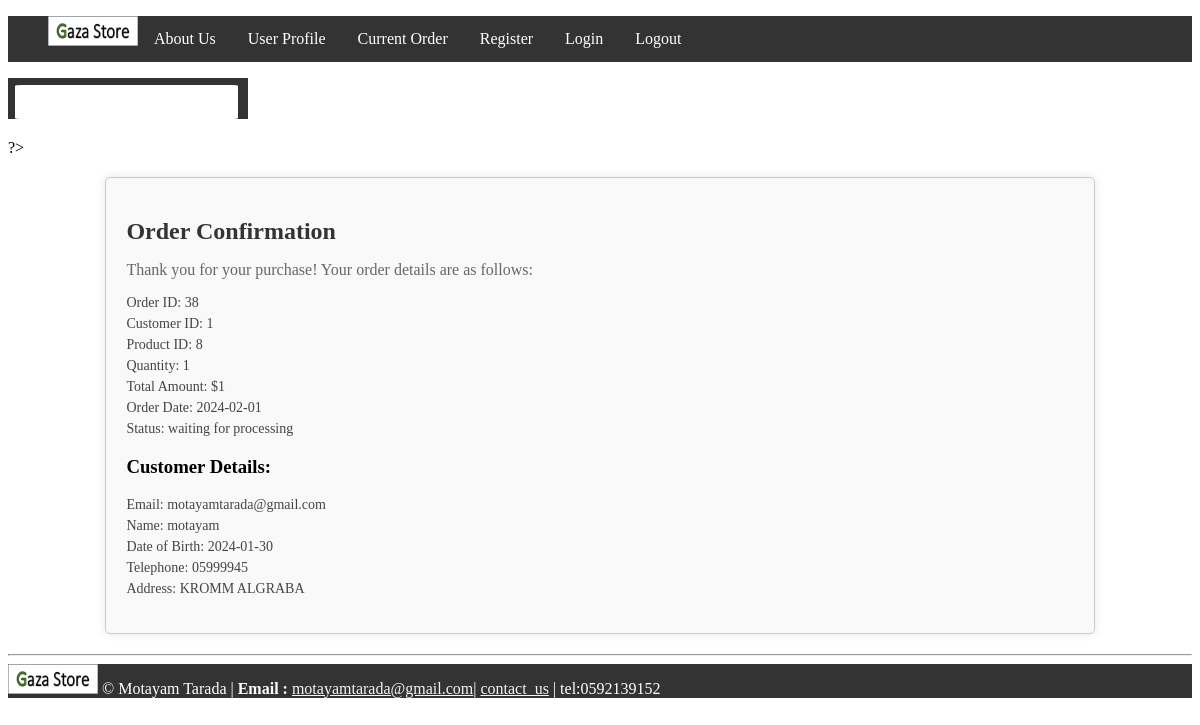
The app's page /OrderDetalisEmp.php?id=38 with its own data.
### tables this page shows
CREATE TABLE `order` (
  `Order Id` int NOT NULL AUTO_INCREMENT,
  `Customer Id` int NOT NULL,
  `Product Id` int NOT NULL,
  `Quantity` int NOT NULL,
  `Total_amount` double NOT NULL,
  `Order_date` date NOT NULL,
  `Status` varchar(45) NOT NULL,
  PRIMARY KEY (`Order Id`),
  KEY `Customer Id_idx` (`Customer Id`),
  KEY `Product Id_idx` (`Product Id`),
  CONSTRAINT `Customer Id` FOREIGN KEY (`Customer Id`) REFERENCES `customer` (`Customer Id`),
  CONSTRAINT `Product Id` FOREIGN KEY (`Product Id`) REFERENCES `product` (`Product Id`)
);

CREATE TABLE `customer` (
  `Customer Id` int NOT NULL AUTO_INCREMENT,
  `E_mail` varchar(45) NOT NULL,
  `Name` varchar(45) NOT NULL,
  `DateOfBirth` varchar(45) NOT NULL,
  `Telephone` varchar(50) NOT NULL,
  `Password` varchar(45) NOT NULL,
  `Address` varchar(45) NOT NULL,
  PRIMARY KEY (`Customer Id`)
);

### OrderDetalisEmp.php (the view, shortened to what this page needs)
<!DOCTYPE html>
<html lang="en">
<head>
    <link rel="stylesheet" href="masseg.css">
</head>
<body>
<?php
include("nav.php");
include("dbconfig.in.php");
try {
    if (isset($_GET['id'])) {
        $orderId = $_GET['id'];
        $stmt = $connect->prepare('SELECT * FROM `order` WHERE `Order Id` = ?');
        $stmt->execute([$orderId]);
        $orderDetails = $stmt->fetch(PDO::FETCH_ASSOC);
        if ($orderDetails) {
            $customerStmt = $connect->prepare('SELECT c.E_mail, c.Name, c.DateOfBirth, c.Telephone, c.Address FROM customer c WHERE c.`Customer Id` = ?');
            $customerStmt->execute([$orderDetails['Customer Id']]);
            $customerDetails = $customerStmt->fetch(PDO::FETCH_ASSOC);
            echo "<div class='message-box'>";
            echo "<h2>Order Confirmation</h2>";
            echo "<p>Thank you for your purchase! Your order details are as follows:</p>";
            echo "<ul>";
            echo "<li>Order ID: " . $orderDetails['Order Id'] . "</li>";
            echo "<li>Customer ID: " . $orderDetails['Customer Id'] . "</li>";
            echo "<li>Product ID: " . $orderDetails['Product Id'] . "</li>";
            echo "<li>Quantity: " . $orderDetails['Quantity'] . "</li>";
            echo "<li>Total Amount: $" . $orderDetails['Total_amount'] . "</li>";
            echo "<li>Order Date: " . $orderDetails['Order_date'] . "</li>";
            echo "<li>Status: " . $orderDetails['Status'] . "</li>";
            echo "</ul>";
            echo "<h3>Customer Details:</h3>";
            echo "<ul>";
            if ($customerDetails) {
                echo "<li>Email: " . $customerDetails['E_mail'] . "</li>";
                echo "<li>Name: " . $customerDetails['Name'] . "</li>";
                echo "<li>Date of Birth: " . $customerDetails['DateOfBirth'] . "</li>";
                echo "<li>Telephone: " . $customerDetails['Telephone'] . "</li>";
                echo "<li>Address: " . $customerDetails['Address'] . "</li>";
            } else {
                echo "<li>No customer details found.</li>";
            }
            echo "</ul>";
            echo "</div>";
        } else {
            echo "<p>No order found with the provided ID.</p>";
        }
    } else {
        header("Location: index.php");
        exit();
    }
} catch (PDOException $e) {
    echo "Error: " . $e->getMessage();
}
?>
</body>
</html>

### masseg.css (style rules this page uses)
.message-box { width: 80%; margin: 20px auto; padding: 20px; background-color: #f9f9f9; border: 1px solid #ccc; border-radius: 5px; box-shadow: 0 0 10px rgba(0, 0, 0, 0.1); }
.message-box h2 { font-size: 24px; margin-bottom: 10px; color: #333; }
.message-box p { font-size: 16px; color: #666; }
.message-box ul { list-style-type: none; padding: 0; }
.message-box li { font-size: 14px; color: #444; margin-bottom: 5px; }

### headerFooter.css (style rules this page uses)
.navbar { background-color: #333; overflow: hidden; }
.navbar li { float: left; list-style: none; }
.navbar a { display: block; color: #fff; text-align: center; padding: 14px 16px; text-decoration: none; }
img { width: 90px; height: 30px; }
footer img { width: 90px; height: 30px; }
footer { color: white; background-color: #333; overflow: hidden; }
.email,.cont { color: rgb(248, 242, 242); background-color: transparent; }

### records on screen
order: Order Id "38", Customer Id "1", Product Id "8", Quantity "1", Total_amount "1", Order_date "2024-02-01", Status "waiting for processing"
customer: E_mail "motayamtarada@gmail.com", Name "motayam", DateOfBirth "2024-01-30", Telephone "05999945", Address "KROMM ALGRABA"
